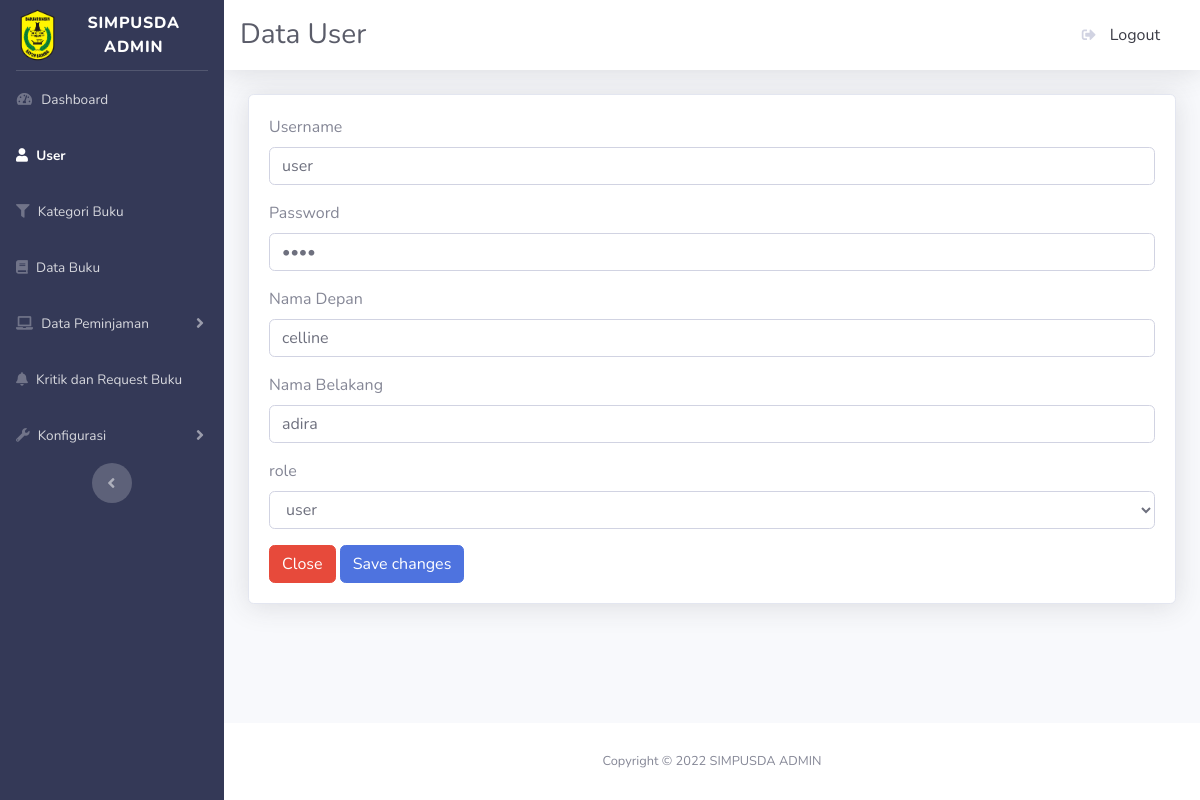
Page /admin/edituser.php?id=1 on the earlier database version.
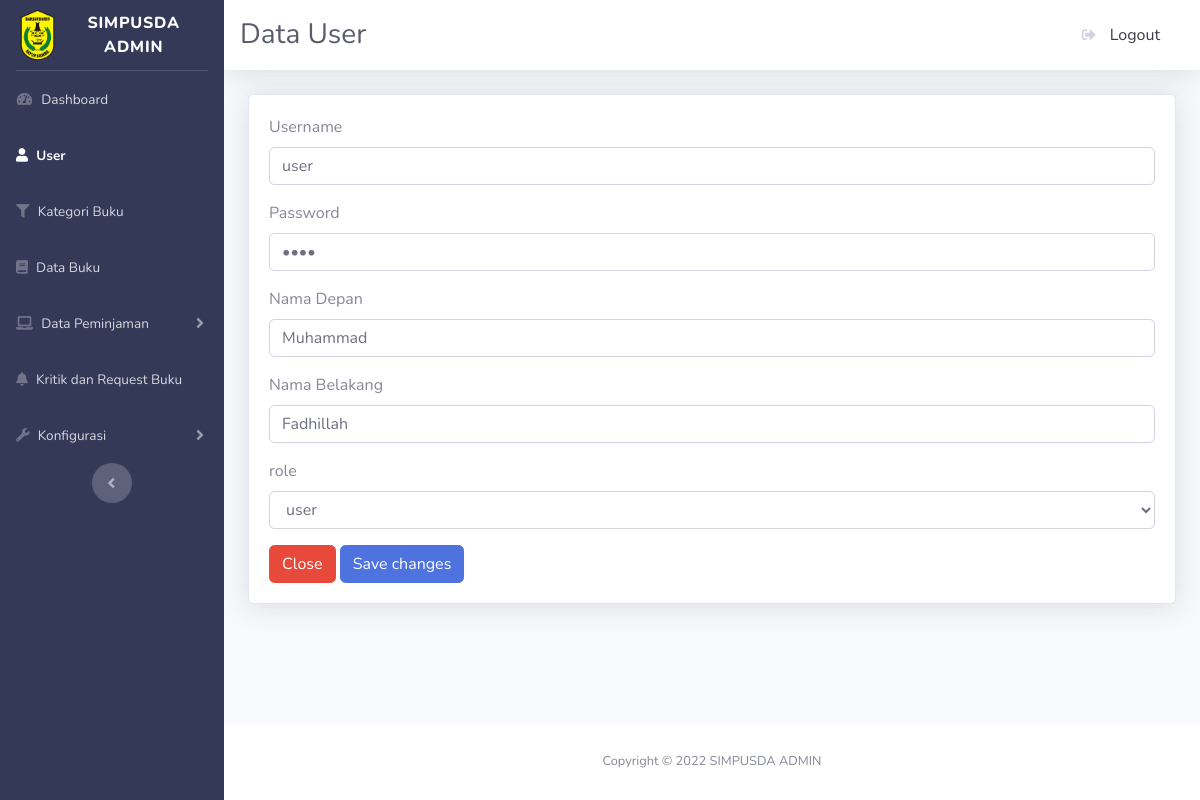
Same page on the later database version.
### tables this page shows
CREATE TABLE `m_user` (
  `id` int(10) UNSIGNED NOT NULL,
  `username` varchar(25) NOT NULL,
  `password` varchar(25) NOT NULL,
  `nama_depan` varchar(25) NOT NULL,
  `nama_belakang` varchar(25) NOT NULL,
  `m_role_id` int(10) UNSIGNED NOT NULL
);

### admin/edituser.php (the view, shortened to what the changed rows need)
<?php
include_once("config.php");
$stmt_user = $pdo_conn->prepare("SELECT * FROM m_user WHERE id=" ."'" . $_GET['id'] . "'");
$stmt_user->execute();
$result_user = $stmt_user->fetchAll();
?>
<!DOCTYPE html>
<html lang="en">
<head>
    <link href="vendor/fontawesome-free/css/all.min.css" rel="stylesheet" type="text/css">
    <link href="css/sb-admin-2.min.css" rel="stylesheet">
    <link href="vendor/datatables/dataTables.bootstrap4.min.css" rel="stylesheet">
</head>
<body id="page-top">
    <div id="wrapper">
        <div id="content-wrapper" class="d-flex flex-column">
            <div id="content">
                <div class="container-fluid">
                    <div class="card shadow mb-4">
                        <div class="card-body">
                        <form action="" method="POST" name="form1" enctype="multipart/form-data">
                                <div class='form-group'>
                                <label for='exampleFormControlInput1'>Username</label>
                                <input type='text' class='form-control' id='exampleFormControlInput1' name="username" value="<?php echo $result_user[0]['username'];?>">
                                </div>
                                <div class='form-group'>
                                    <label for='exampleFormControlInput1'>Password</label>
                                    <input type='password' class='form-control' id='exampleFormControlInput1' name="password" value="<?php echo $result_user[0]['password'];?>">
                                </div>
                                <div class='form-group'>
                                    <label for='exampleFormControlInput1'>Nama Depan</label>
                                    <input type='text' class='form-control' id='exampleFormControlInput1' name="nama_depan" value="<?php echo $result_user[0]['nama_depan'];?>">
                                </div>
                                <div class='form-group'>
                                    <label for='exampleFormControlInput1'>Nama Belakang</label>
                                    <input type='text' class='form-control' id='exampleFormControlInput1' name="nama_belakang" value="<?php echo $result_user[0]['nama_belakang'];?>">
                                </div>
                            </form>
                        </div>
                    </div>
                </div>
            </div>
        </div>
    </div>
</body>
</html>

Differences in the rows shown:
changed m_user "user": nama_depan "celline" → "Muhammad"; nama_belakang "adira" → "Fadhillah"
